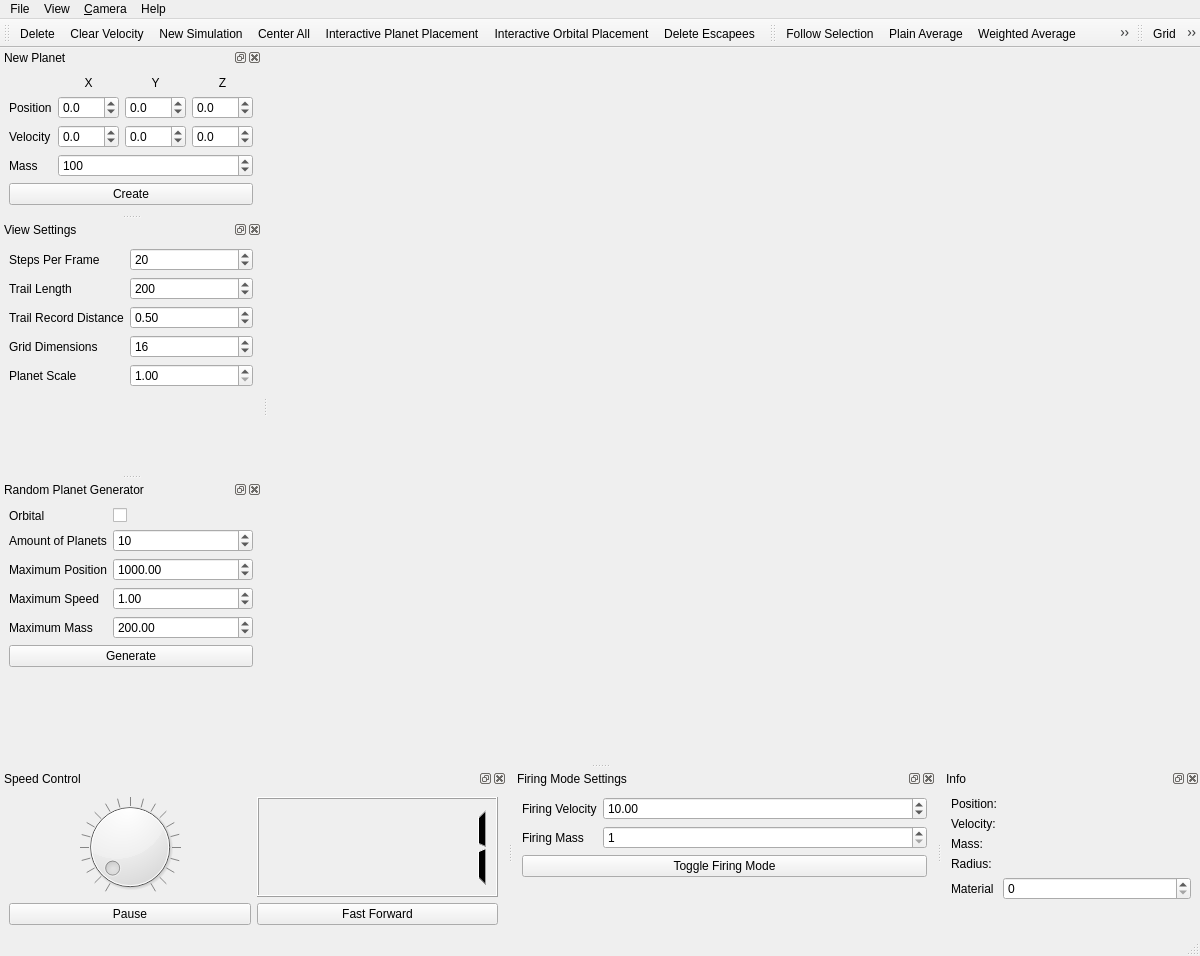
<?xml version="1.0" encoding="UTF-8"?>
<ui version="4.0">
 <class>MainWindow</class>
 <widget class="QMainWindow" name="MainWindow">
  <property name="geometry">
   <rect>
    <x>0</x>
    <y>0</y>
    <width>1200</width>
    <height>956</height>
   </rect>
  </property>
  <property name="windowTitle">
   <string>Planets3D</string>
  </property>
  <property name="windowIcon">
   <iconset resource="../resources.qrc">
    <normaloff>:/icons/world.png</normaloff>:/icons/world.png</iconset>
  </property>
  <widget class="PlanetsWidget" name="centralwidget"/>
  <widget class="QMenuBar" name="menubar">
   <property name="geometry">
    <rect>
     <x>0</x>
     <y>0</y>
     <width>1200</width>
     <height>20</height>
    </rect>
   </property>
   <widget class="QMenu" name="menuFile">
    <property name="title">
     <string>File</string>
    </property>
    <widget class="QMenu" name="menuRecent_Files">
     <property name="title">
      <string>&amp;Recent Files</string>
     </property>
     <addaction name="separator"/>
     <addaction name="actionClear"/>
    </widget>
    <addaction name="actionNew_Simulation"/>
    <addaction name="actionOpen_Simulation"/>
    <addaction name="actionAppend_Simulation"/>
    <addaction name="actionSave_Simulation"/>
    <addaction name="separator"/>
    <addaction name="menuRecent_Files"/>
    <addaction name="actionTake_Screenshot"/>
    <addaction name="actionExit"/>
   </widget>
   <widget class="QMenu" name="menuView">
    <property name="title">
     <string>View</string>
    </property>
    <addaction name="actionGrid"/>
    <addaction name="actionDraw_Paths"/>
    <addaction name="actionHide_Planets"/>
   </widget>
   <widget class="QMenu" name="menuHelp">
    <property name="title">
     <string>Help</string>
    </property>
    <addaction name="actionAbout"/>
    <addaction name="actionAbout_Qt"/>
   </widget>
   <widget class="QMenu" name="menuCamera">
    <property name="title">
     <string>&amp;Camera</string>
    </property>
    <addaction name="actionFollow_Selection"/>
    <addaction name="actionPlain_Average"/>
    <addaction name="actionWeighted_Average"/>
    <addaction name="actionClear_Follow"/>
    <addaction name="separator"/>
    <addaction name="actionPrevious_Planet"/>
    <addaction name="actionNext_Planet"/>
   </widget>
   <addaction name="menuFile"/>
   <addaction name="menuView"/>
   <addaction name="menuCamera"/>
   <addaction name="menuHelp"/>
  </widget>
  <widget class="QStatusBar" name="statusbar"/>
  <widget class="QDockWidget" name="newPlanet_DockWidget">
   <property name="windowTitle">
    <string>New Planet</string>
   </property>
   <attribute name="dockWidgetArea">
    <number>1</number>
   </attribute>
   <widget class="QWidget" name="newPlanet_DockWidgetContents">
    <property name="sizePolicy">
     <sizepolicy hsizetype="Preferred" vsizetype="Fixed">
      <horstretch>0</horstretch>
      <verstretch>0</verstretch>
     </sizepolicy>
    </property>
    <layout class="QGridLayout" name="gridLayout_2">
     <item row="0" column="3">
      <widget class="QLabel" name="newZ_Label">
       <property name="text">
        <string>Z</string>
       </property>
       <property name="alignment">
        <set>Qt::AlignCenter</set>
       </property>
      </widget>
     </item>
     <item row="0" column="2">
      <widget class="QLabel" name="newY_Label">
       <property name="text">
        <string>Y</string>
       </property>
       <property name="alignment">
        <set>Qt::AlignCenter</set>
       </property>
      </widget>
     </item>
     <item row="0" column="1">
      <widget class="QLabel" name="newX_Label">
       <property name="text">
        <string>X</string>
       </property>
       <property name="alignment">
        <set>Qt::AlignCenter</set>
       </property>
      </widget>
     </item>
     <item row="1" column="1">
      <widget class="QDoubleSpinBox" name="newPosX_SpinBox">
       <property name="prefix">
        <string/>
       </property>
       <property name="suffix">
        <string/>
       </property>
       <property name="decimals">
        <number>1</number>
       </property>
       <property name="minimum">
        <double>-100.000000000000000</double>
       </property>
       <property name="maximum">
        <double>100.000000000000000</double>
       </property>
      </widget>
     </item>
     <item row="3" column="1" colspan="3">
      <widget class="QSpinBox" name="newMass_SpinBox">
       <property name="suffix">
        <string/>
       </property>
       <property name="minimum">
        <number>10</number>
       </property>
       <property name="maximum">
        <number>1000000</number>
       </property>
       <property name="singleStep">
        <number>50</number>
       </property>
       <property name="value">
        <number>100</number>
       </property>
      </widget>
     </item>
     <item row="2" column="3">
      <widget class="QDoubleSpinBox" name="newVelocityZ_SpinBox">
       <property name="suffix">
        <string/>
       </property>
       <property name="decimals">
        <number>1</number>
       </property>
       <property name="minimum">
        <double>-100.000000000000000</double>
       </property>
       <property name="maximum">
        <double>100.000000000000000</double>
       </property>
      </widget>
     </item>
     <item row="3" column="0">
      <widget class="QLabel" name="newMass_Label">
       <property name="text">
        <string>Mass</string>
       </property>
      </widget>
     </item>
     <item row="2" column="0">
      <widget class="QLabel" name="newVelocityX_Label">
       <property name="text">
        <string>Velocity</string>
       </property>
      </widget>
     </item>
     <item row="1" column="3">
      <widget class="QDoubleSpinBox" name="newPosZ_SpinBox">
       <property name="suffix">
        <string/>
       </property>
       <property name="decimals">
        <number>1</number>
       </property>
       <property name="minimum">
        <double>-100.000000000000000</double>
       </property>
       <property name="maximum">
        <double>100.000000000000000</double>
       </property>
      </widget>
     </item>
     <item row="1" column="2">
      <widget class="QDoubleSpinBox" name="newPosY_SpinBox">
       <property name="suffix">
        <string/>
       </property>
       <property name="decimals">
        <number>1</number>
       </property>
       <property name="minimum">
        <double>-100.000000000000000</double>
       </property>
       <property name="maximum">
        <double>100.000000000000000</double>
       </property>
      </widget>
     </item>
     <item row="2" column="1">
      <widget class="QDoubleSpinBox" name="newVelocityX_SpinBox">
       <property name="suffix">
        <string/>
       </property>
       <property name="decimals">
        <number>1</number>
       </property>
       <property name="minimum">
        <double>-100.000000000000000</double>
       </property>
       <property name="maximum">
        <double>100.000000000000000</double>
       </property>
      </widget>
     </item>
     <item row="1" column="0">
      <widget class="QLabel" name="newPos_Label">
       <property name="text">
        <string>Position</string>
       </property>
      </widget>
     </item>
     <item row="2" column="2">
      <widget class="QDoubleSpinBox" name="newVelocityY_SpinBox">
       <property name="suffix">
        <string/>
       </property>
       <property name="decimals">
        <number>1</number>
       </property>
       <property name="minimum">
        <double>-100.000000000000000</double>
       </property>
       <property name="maximum">
        <double>100.000000000000000</double>
       </property>
      </widget>
     </item>
     <item row="4" column="0" colspan="4">
      <widget class="QPushButton" name="createPlanet_PushButton">
       <property name="text">
        <string>Create</string>
       </property>
       <property name="icon">
        <iconset resource="../resources.qrc">
         <normaloff>:/icons/silk/world_add.png</normaloff>:/icons/silk/world_add.png</iconset>
       </property>
      </widget>
     </item>
    </layout>
   </widget>
  </widget>
  <widget class="QDockWidget" name="speedControl_DockWidget">
   <property name="windowTitle">
    <string>Speed Control</string>
   </property>
   <attribute name="dockWidgetArea">
    <number>8</number>
   </attribute>
   <widget class="QWidget" name="speedControl_DockWidgetContents">
    <layout class="QGridLayout" name="gridLayout">
     <item row="0" column="0">
      <widget class="QDial" name="speed_Dial">
       <property name="maximum">
        <number>3200</number>
       </property>
       <property name="value">
        <number>100</number>
       </property>
       <property name="notchTarget">
        <double>50.000000000000000</double>
       </property>
       <property name="notchesVisible">
        <bool>true</bool>
       </property>
      </widget>
     </item>
     <item row="0" column="1">
      <widget class="QLCDNumber" name="speedDisplay_lcdNumber">
       <property name="smallDecimalPoint">
        <bool>false</bool>
       </property>
       <property name="segmentStyle">
        <enum>QLCDNumber::Filled</enum>
       </property>
       <property name="value" stdset="0">
        <double>1.000000000000000</double>
       </property>
      </widget>
     </item>
     <item row="2" column="0">
      <widget class="QPushButton" name="PauseResume_Button">
       <property name="text">
        <string>Pause</string>
       </property>
       <property name="icon">
        <iconset resource="../resources.qrc">
         <normaloff>:/icons/silk/control_pause_blue.png</normaloff>:/icons/silk/control_pause_blue.png</iconset>
       </property>
      </widget>
     </item>
     <item row="2" column="1">
      <widget class="QPushButton" name="FastForward_Button">
       <property name="text">
        <string>Fast Forward</string>
       </property>
       <property name="icon">
        <iconset resource="../resources.qrc">
         <normaloff>:/icons/silk/control_fastforward_blue.png</normaloff>:/icons/silk/control_fastforward_blue.png</iconset>
       </property>
      </widget>
     </item>
    </layout>
   </widget>
  </widget>
  <widget class="QToolBar" name="toolBar">
   <property name="windowTitle">
    <string>General Tools</string>
   </property>
   <property name="toolButtonStyle">
    <enum>Qt::ToolButtonTextBesideIcon</enum>
   </property>
   <attribute name="toolBarArea">
    <enum>TopToolBarArea</enum>
   </attribute>
   <attribute name="toolBarBreak">
    <bool>false</bool>
   </attribute>
   <addaction name="actionDelete"/>
   <addaction name="actionClear_Velocity"/>
   <addaction name="actionNew_Simulation"/>
   <addaction name="actionCenter_All"/>
   <addaction name="actionInteractive_Planet_Placement"/>
   <addaction name="actionInteractive_Orbital_Placement"/>
   <addaction name="actionDelete_Escapees"/>
  </widget>
  <widget class="QDockWidget" name="viewSettings_DockWidget">
   <property name="windowTitle">
    <string>View Settings</string>
   </property>
   <attribute name="dockWidgetArea">
    <number>1</number>
   </attribute>
   <widget class="QWidget" name="viewSettings_DockWidgetContents">
    <layout class="QFormLayout" name="formLayout_3">
     <property name="fieldGrowthPolicy">
      <enum>QFormLayout::AllNonFixedFieldsGrow</enum>
     </property>
     <item row="0" column="0">
      <widget class="QLabel" name="stepsPerFrameLabel">
       <property name="text">
        <string>Steps Per Frame</string>
       </property>
      </widget>
     </item>
     <item row="0" column="1">
      <widget class="QSpinBox" name="stepsPerFrameSpinBox">
       <property name="minimum">
        <number>1</number>
       </property>
       <property name="maximum">
        <number>1000</number>
       </property>
       <property name="value">
        <number>20</number>
       </property>
      </widget>
     </item>
     <item row="1" column="0">
      <widget class="QLabel" name="trailLengthLabel">
       <property name="text">
        <string>Trail Length</string>
       </property>
      </widget>
     </item>
     <item row="1" column="1">
      <widget class="QSpinBox" name="trailLengthSpinBox">
       <property name="minimum">
        <number>1</number>
       </property>
       <property name="maximum">
        <number>4000</number>
       </property>
       <property name="value">
        <number>200</number>
       </property>
      </widget>
     </item>
     <item row="3" column="0">
      <widget class="QLabel" name="gridRangeLabel">
       <property name="text">
        <string>Grid Dimensions</string>
       </property>
      </widget>
     </item>
     <item row="3" column="1">
      <widget class="QSpinBox" name="gridRangeSpinBox">
       <property name="minimum">
        <number>4</number>
       </property>
       <property name="maximum">
        <number>64</number>
       </property>
       <property name="singleStep">
        <number>2</number>
       </property>
       <property name="value">
        <number>16</number>
       </property>
      </widget>
     </item>
     <item row="2" column="0">
      <widget class="QLabel" name="trailRecordDistanceLabel">
       <property name="text">
        <string>Trail Record Distance</string>
       </property>
      </widget>
     </item>
     <item row="2" column="1">
      <widget class="QDoubleSpinBox" name="trailRecordDistanceDoubleSpinBox">
       <property name="minimum">
        <double>0.200000000000000</double>
       </property>
       <property name="maximum">
        <double>10.000000000000000</double>
       </property>
       <property name="singleStep">
        <double>0.100000000000000</double>
       </property>
       <property name="value">
        <double>0.500000000000000</double>
       </property>
      </widget>
     </item>
     <item row="4" column="0">
      <widget class="QLabel" name="planetScaleLabel">
       <property name="text">
        <string>Planet Scale</string>
       </property>
      </widget>
     </item>
     <item row="4" column="1">
      <widget class="QDoubleSpinBox" name="planetScaleDoubleSpinBox">
       <property name="minimum">
        <double>1.000000000000000</double>
       </property>
       <property name="maximum">
        <double>8.000000000000000</double>
       </property>
      </widget>
     </item>
    </layout>
   </widget>
  </widget>
  <widget class="QDockWidget" name="firingSettings_DockWidget">
   <property name="windowTitle">
    <string>Firing Mode Settings</string>
   </property>
   <attribute name="dockWidgetArea">
    <number>8</number>
   </attribute>
   <widget class="QWidget" name="firingSettings_DockWidgetContents">
    <layout class="QFormLayout" name="formLayout_4">
     <property name="fieldGrowthPolicy">
      <enum>QFormLayout::AllNonFixedFieldsGrow</enum>
     </property>
     <item row="0" column="0">
      <widget class="QLabel" name="firingVelocityLabel">
       <property name="text">
        <string>Firing Velocity</string>
       </property>
      </widget>
     </item>
     <item row="0" column="1">
      <widget class="QDoubleSpinBox" name="firingVelocityDoubleSpinBox">
       <property name="maximum">
        <double>1000.000000000000000</double>
       </property>
       <property name="value">
        <double>10.000000000000000</double>
       </property>
      </widget>
     </item>
     <item row="1" column="0">
      <widget class="QLabel" name="firingMassLabel">
       <property name="text">
        <string>Firing Mass</string>
       </property>
      </widget>
     </item>
     <item row="1" column="1">
      <widget class="QSpinBox" name="firingMassSpinBox">
       <property name="minimum">
        <number>1</number>
       </property>
       <property name="maximum">
        <number>1000000</number>
       </property>
      </widget>
     </item>
     <item row="2" column="0" colspan="2">
      <widget class="QPushButton" name="toggleFiringModePushButton">
       <property name="text">
        <string>Toggle Firing Mode</string>
       </property>
       <property name="checkable">
        <bool>true</bool>
       </property>
      </widget>
     </item>
    </layout>
   </widget>
  </widget>
  <widget class="QDockWidget" name="randomSettings_DockWidget">
   <property name="windowTitle">
    <string>Random Planet Generator</string>
   </property>
   <attribute name="dockWidgetArea">
    <number>1</number>
   </attribute>
   <widget class="QWidget" name="randomSettings_DockWidgetContents">
    <layout class="QFormLayout" name="formLayout_5">
     <property name="fieldGrowthPolicy">
      <enum>QFormLayout::AllNonFixedFieldsGrow</enum>
     </property>
     <item row="1" column="0">
      <widget class="QLabel" name="randomAmountLabel">
       <property name="text">
        <string>Amount of Planets</string>
       </property>
      </widget>
     </item>
     <item row="1" column="1">
      <widget class="QSpinBox" name="randomAmountSpinBox">
       <property name="minimum">
        <number>1</number>
       </property>
       <property name="maximum">
        <number>100</number>
       </property>
       <property name="value">
        <number>10</number>
       </property>
      </widget>
     </item>
     <item row="2" column="0">
      <widget class="QLabel" name="randomRangeLabel">
       <property name="text">
        <string>Maximum Position</string>
       </property>
      </widget>
     </item>
     <item row="2" column="1">
      <widget class="QDoubleSpinBox" name="randomRangeDoubleSpinBox">
       <property name="minimum">
        <double>1.000000000000000</double>
       </property>
       <property name="maximum">
        <double>100000.000000000000000</double>
       </property>
       <property name="singleStep">
        <double>10.000000000000000</double>
       </property>
       <property name="value">
        <double>1000.000000000000000</double>
       </property>
      </widget>
     </item>
     <item row="3" column="0">
      <widget class="QLabel" name="randomSpeedLabel">
       <property name="text">
        <string>Maximum Speed</string>
       </property>
      </widget>
     </item>
     <item row="3" column="1">
      <widget class="QDoubleSpinBox" name="randomSpeedDoubleSpinBox">
       <property name="maximum">
        <double>200.000000000000000</double>
       </property>
       <property name="value">
        <double>1.000000000000000</double>
       </property>
      </widget>
     </item>
     <item row="4" column="0">
      <widget class="QLabel" name="randomMassLabel">
       <property name="text">
        <string>Maximum Mass</string>
       </property>
      </widget>
     </item>
     <item row="4" column="1">
      <widget class="QDoubleSpinBox" name="randomMassDoubleSpinBox">
       <property name="minimum">
        <double>10.000000000000000</double>
       </property>
       <property name="maximum">
        <double>10000.000000000000000</double>
       </property>
       <property name="singleStep">
        <double>10.000000000000000</double>
       </property>
       <property name="value">
        <double>200.000000000000000</double>
       </property>
      </widget>
     </item>
     <item row="5" column="0" colspan="2">
      <widget class="QPushButton" name="generateRandomPushButton">
       <property name="text">
        <string>Generate</string>
       </property>
      </widget>
     </item>
     <item row="0" column="0">
      <widget class="QLabel" name="orbitalLabel">
       <property name="text">
        <string>Orbital</string>
       </property>
      </widget>
     </item>
     <item row="0" column="1">
      <widget class="QCheckBox" name="randomOrbitalCheckBox"/>
     </item>
    </layout>
   </widget>
  </widget>
  <widget class="QToolBar" name="camerToolBar">
   <property name="windowTitle">
    <string>Camera Tools</string>
   </property>
   <attribute name="toolBarArea">
    <enum>TopToolBarArea</enum>
   </attribute>
   <attribute name="toolBarBreak">
    <bool>false</bool>
   </attribute>
   <addaction name="actionFollow_Selection"/>
   <addaction name="actionPlain_Average"/>
   <addaction name="actionWeighted_Average"/>
   <addaction name="actionClear_Follow"/>
   <addaction name="actionPrevious_Planet"/>
   <addaction name="actionNext_Planet"/>
  </widget>
  <widget class="QToolBar" name="viewToolBar">
   <property name="windowTitle">
    <string>View Tools</string>
   </property>
   <attribute name="toolBarArea">
    <enum>TopToolBarArea</enum>
   </attribute>
   <attribute name="toolBarBreak">
    <bool>false</bool>
   </attribute>
   <addaction name="actionGrid"/>
   <addaction name="actionDraw_Paths"/>
   <addaction name="actionHide_Planets"/>
   <addaction name="actionDraw_Planar_Circles"/>
  </widget>
  <widget class="QDockWidget" name="info_DockWidget">
   <property name="windowTitle">
    <string>Info</string>
   </property>
   <attribute name="dockWidgetArea">
    <number>8</number>
   </attribute>
   <widget class="QWidget" name="dockWidgetContents">
    <layout class="QFormLayout" name="formLayout">
     <item row="0" column="0">
      <widget class="QLabel" name="positionTextLabel">
       <property name="text">
        <string>Position:</string>
       </property>
      </widget>
     </item>
     <item row="0" column="1">
      <widget class="QLabel" name="positionLabel"/>
     </item>
     <item row="1" column="0">
      <widget class="QLabel" name="velocityTextLabel">
       <property name="text">
        <string>Velocity:</string>
       </property>
      </widget>
     </item>
     <item row="2" column="0">
      <widget class="QLabel" name="massTextLabel">
       <property name="text">
        <string>Mass:</string>
       </property>
      </widget>
     </item>
     <item row="1" column="1">
      <widget class="QLabel" name="velocityLabel"/>
     </item>
     <item row="2" column="1">
      <widget class="QLabel" name="massLabel"/>
     </item>
     <item row="3" column="0">
      <widget class="QLabel" name="radiusTextLabel">
       <property name="text">
        <string>Radius:</string>
       </property>
      </widget>
     </item>
     <item row="3" column="1">
      <widget class="QLabel" name="radiusLabel">
       <property name="text">
        <string/>
       </property>
      </widget>
     </item>
     <item row="4" column="0">
      <widget class="QLabel" name="materialLabel">
       <property name="text">
        <string>Material</string>
       </property>
      </widget>
     </item>
     <item row="4" column="1">
      <widget class="QSpinBox" name="materialSpinBox">
       <property name="maximum">
        <number>6</number>
       </property>
      </widget>
     </item>
    </layout>
   </widget>
  </widget>
  <action name="actionExit">
   <property name="icon">
    <iconset resource="../resources.qrc">
     <normaloff>:/icons/silk/cross.png</normaloff>:/icons/silk/cross.png</iconset>
   </property>
   <property name="text">
    <string>&amp;Exit</string>
   </property>
   <property name="shortcut">
    <string>Esc</string>
   </property>
  </action>
  <action name="actionTake_Screenshot">
   <property name="icon">
    <iconset resource="../resources.qrc">
     <normaloff>:/icons/silk/camera.png</normaloff>:/icons/silk/camera.png</iconset>
   </property>
   <property name="text">
    <string>&amp;Take Screenshot</string>
   </property>
   <property name="shortcut">
    <string>F12</string>
   </property>
  </action>
  <action name="actionDelete">
   <property name="icon">
    <iconset resource="../resources.qrc">
     <normaloff>:/icons/silk/world_delete.png</normaloff>:/icons/silk/world_delete.png</iconset>
   </property>
   <property name="text">
    <string>Delete</string>
   </property>
   <property name="toolTip">
    <string>Delete Selected Planet</string>
   </property>
   <property name="shortcut">
    <string>Del</string>
   </property>
  </action>
  <action name="actionClear_Velocity">
   <property name="text">
    <string>Clear Velocity</string>
   </property>
   <property name="toolTip">
    <string>Clear the currently selected planet's velocity</string>
   </property>
  </action>
  <action name="actionNew_Simulation">
   <property name="icon">
    <iconset resource="../resources.qrc">
     <normaloff>:/icons/silk/asterisk_yellow.png</normaloff>:/icons/silk/asterisk_yellow.png</iconset>
   </property>
   <property name="text">
    <string>&amp;New Simulation</string>
   </property>
   <property name="toolTip">
    <string>Start a new simulation with no planets</string>
   </property>
   <property name="shortcut">
    <string>Ctrl+N</string>
   </property>
  </action>
  <action name="actionCenter_All">
   <property name="icon">
    <iconset resource="../resources.qrc">
     <normaloff>:/icons/silk/arrow_inout.png</normaloff>:/icons/silk/arrow_inout.png</iconset>
   </property>
   <property name="text">
    <string>Center All</string>
   </property>
   <property name="toolTip">
    <string>Center all planets.</string>
   </property>
  </action>
  <action name="actionInteractive_Planet_Placement">
   <property name="icon">
    <iconset resource="../resources.qrc">
     <normaloff>:/icons/silk/world_add.png</normaloff>:/icons/silk/world_add.png</iconset>
   </property>
   <property name="text">
    <string>Interactive Planet Placement</string>
   </property>
   <property name="shortcut">
    <string>P</string>
   </property>
  </action>
  <action name="actionDraw_Paths">
   <property name="checkable">
    <bool>true</bool>
   </property>
   <property name="text">
    <string>&amp;Draw Paths</string>
   </property>
  </action>
  <action name="actionOpen_Simulation">
   <property name="icon">
    <iconset resource="../resources.qrc">
     <normaloff>:/icons/silk/folder.png</normaloff>:/icons/silk/folder.png</iconset>
   </property>
   <property name="text">
    <string>&amp;Open Simulation</string>
   </property>
   <property name="toolTip">
    <string>Open Simulation</string>
   </property>
   <property name="shortcut">
    <string>Ctrl+O</string>
   </property>
  </action>
  <action name="actionSave_Simulation">
   <property name="icon">
    <iconset resource="../resources.qrc">
     <normaloff>:/icons/silk/disk.png</normaloff>:/icons/silk/disk.png</iconset>
   </property>
   <property name="text">
    <string>&amp;Save Simulation</string>
   </property>
   <property name="toolTip">
    <string>Save Simulation</string>
   </property>
   <property name="shortcut">
    <string>Ctrl+S</string>
   </property>
  </action>
  <action name="actionAbout">
   <property name="icon">
    <iconset resource="../resources.qrc">
     <normaloff>:/icons/silk/information.png</normaloff>:/icons/silk/information.png</iconset>
   </property>
   <property name="text">
    <string>&amp;About</string>
   </property>
   <property name="shortcut">
    <string>F1</string>
   </property>
  </action>
  <action name="actionAbout_Qt">
   <property name="text">
    <string>About &amp;Qt</string>
   </property>
  </action>
  <action name="actionInteractive_Orbital_Placement">
   <property name="icon">
    <iconset resource="../resources.qrc">
     <normaloff>:/icons/silk/world_add.png</normaloff>:/icons/silk/world_add.png</iconset>
   </property>
   <property name="text">
    <string>Interactive Orbital Placement</string>
   </property>
   <property name="shortcut">
    <string>O</string>
   </property>
  </action>
  <action name="actionGrid">
   <property name="checkable">
    <bool>true</bool>
   </property>
   <property name="text">
    <string>&amp;Grid</string>
   </property>
  </action>
  <action name="actionDelete_Escapees">
   <property name="icon">
    <iconset resource="../resources.qrc">
     <normaloff>:/icons/silk/delete.png</normaloff>:/icons/silk/delete.png</iconset>
   </property>
   <property name="text">
    <string>Delete Escapees</string>
   </property>
   <property name="toolTip">
    <string>Deletes all planets too far from the universe center to see.</string>
   </property>
  </action>
  <action name="actionFollow_Selection">
   <property name="text">
    <string>&amp;Follow Selection</string>
   </property>
  </action>
  <action name="actionPlain_Average">
   <property name="text">
    <string>&amp;Plain Average</string>
   </property>
  </action>
  <action name="actionWeighted_Average">
   <property name="text">
    <string>&amp;Weighted Average</string>
   </property>
  </action>
  <action name="actionClear_Follow">
   <property name="text">
    <string>&amp;Clear Follow</string>
   </property>
  </action>
  <action name="actionHide_Planets">
   <property name="checkable">
    <bool>true</bool>
   </property>
   <property name="text">
    <string>&amp;Hide Planets</string>
   </property>
  </action>
  <action name="actionAppend_Simulation">
   <property name="text">
    <string>&amp;Append Simulation</string>
   </property>
  </action>
  <action name="actionPrevious_Planet">
   <property name="text">
    <string>P&amp;revious Planet</string>
   </property>
  </action>
  <action name="actionNext_Planet">
   <property name="text">
    <string>&amp;Next Planet</string>
   </property>
  </action>
  <action name="actionClear">
   <property name="text">
    <string>&amp;Clear</string>
   </property>
  </action>
  <action name="actionDraw_Planar_Circles">
   <property name="checkable">
    <bool>true</bool>
   </property>
   <property name="text">
    <string>Draw Planar Circles</string>
   </property>
  </action>
 </widget>
 <customwidgets>
  <customwidget>
   <class>PlanetsWidget</class>
   <extends>QWidget</extends>
   <header>planetswidget.h</header>
   <container>1</container>
  </customwidget>
 </customwidgets>
 <resources>
  <include location="../resources.qrc"/>
 </resources>
 <connections/>
</ui>
